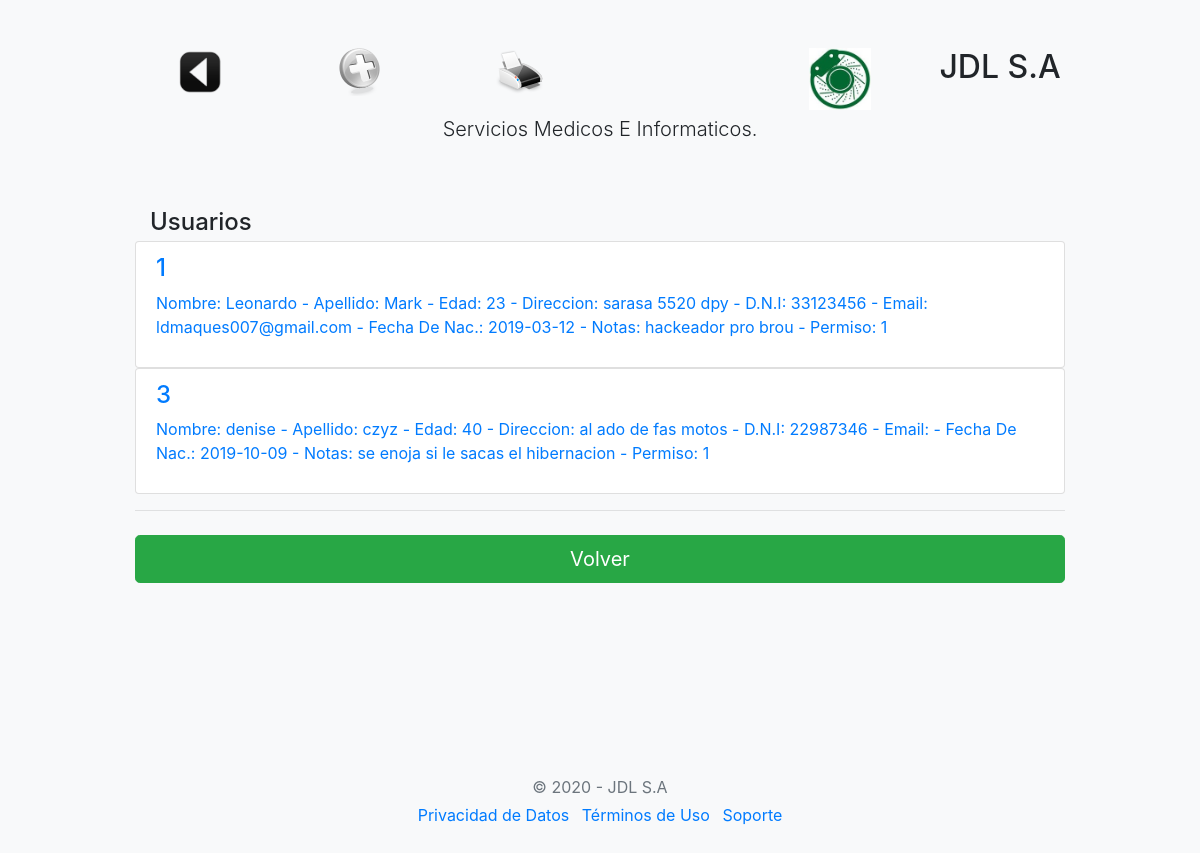
Page /usuarios/index.php on the committed database.
### tables this page shows
CREATE TABLE `usuarios` (
  `id_usuario` int(8) NOT NULL,
  `nombre_usuario` varchar(30) DEFAULT NULL,
  `apellido_usuario` varchar(30) DEFAULT NULL,
  `edad_usuario` int(8) DEFAULT NULL,
  `dni_usuario` varchar(30) DEFAULT NULL,
  `email_usuario` varchar(50) DEFAULT NULL,
  `contraseña_usuario` varchar(50) DEFAULT NULL,
  `domicilio_usuario` varchar(50) DEFAULT NULL,
  `fecha_nac_usuario` date DEFAULT NULL,
  `notas_usuario` varchar(100) DEFAULT NULL,
  `permiso_usuario` int(8) DEFAULT NULL
);

### usuarios/index.php (the view, shortened to what this page needs)
<!doctype html>
<html>
  <head>
	<link rel="stylesheet" href="https://stackpath.bootstrapcdn.com/bootstrap/4.5.0/css/bootstrap.min.css">
    <link href="form-validation.css" rel="stylesheet">
  </head>
  <body class="bg-light">
    <div class="container">
  <div class="py-5 text-center">
  <div class="row">
    <div class="col-sm-2"><h2>
		<img border="0" src="../img/atras.png" width="48" height="48" title="Volver al menú"
		onclick=location.href='../panel/'; onKeyPress=location.href='../panel/'; style='cursor:pointer';/>
	</h2>
	</div>
    <div class="col-sm-2"><h2>
		<img border="0" src="../img/nuevo.png" width="48" height="48" title="Ingresar Usuario"
		onclick=location.href='usuarios.php'; onKeyPress=location.href='usuarios.php';
		style='cursor:pointer';>
	</h2></div>
	<div class="col-sm-2"><h2>
		<img border="0" src="../img/imprimir.png" width="48" height="48" title="Impresión"
		onclick=location.href='listado.php'; onKeyPress=location.href='listado.php';
		style='cursor:pointer';>
	</h2></div>
    <div class="col-sm-2"><h2></h2></div>
  <div class="col-sm-2"><img class="d-block mx-auto mb-1" src="../img/disc.jpg" alt="" width="62" height="62"></div>
  <div class="col-sm-2"><h2>JDL S.A</h2></div>
</div>
    <p class="lead">Servicios Medicos E Informaticos.</p>
  </div>
    <div class="col-md-12 order-md-1">
      <h4 class="mb-1">Usuarios</h4>
	</div>
<?php
   require "../conexion.php";
    $sql = "SELECT * from usuarios order by id_usuario";
	$query = $mysqli->query($sql);
	while($resultado = $query->fetch_assoc()) {
        $usuarios[] = $resultado;
    }
?>
        <div class="list-group">
			<?php
				$long = count($usuarios);
				for($i=0; $i< $long; $i++){
			?>
		<div class="list-group">
    <a 	<?php echo "href=modifica.php?id_usuario=".$usuarios[$i]['id_usuario'];?>
						 class="list-group-item">
				<h4 class="list-group-item-heading"> <?php echo $usuarios[$i]['id_usuario'] ."";?> </h4>
				<p class="list-group-item-text"><?php 	echo "Nombre: " . $usuarios[$i]['nombre_usuario'] ." - Apellido: ";
                            echo $usuarios[$i]['apellido_usuario'] ." - Edad: ";
                            echo $usuarios[$i]['edad_usuario'] ." - Direccion: ";
                            echo $usuarios[$i]['domicilio_usuario'] ." - D.N.I: ";
                            echo $usuarios[$i]['dni_usuario'] ." - Email: ";
                            echo $usuarios[$i]['email_usuario'] ." - Fecha De Nac.: ";
                            echo $usuarios[$i]['fecha_nac_usuario'] ." - Notas: ";
                            echo $usuarios[$i]['notas_usuario'] ." - Permiso: ";
                            echo $usuarios[$i]['permiso_usuario'] ."";
														?></p>
				</a>
    	</div>
	<?php  } ?>
		</div>
        <a href="../panel/">	 <hr class="mb-4">
        <button class="btn btn-success btn-lg btn-block" type="submit">Volver</button>
  <footer class="my-5 pt-5 text-muted text-center text-small"></a>
    </div>
  <footer class="my-5 pt-5 text-muted text-center text-small">
    <p class="mb-1">&copy; 2020 - JDL S.A</p>
   <ul class="list-inline">
      <li class="list-inline-item"><a href="#">Privacidad de Datos</a></li>
      <li class="list-inline-item"><a href="#">Términos de Uso</a></li>
      <li class="list-inline-item"><a href="#">Soporte</a></li>
    </ul>
  </footer>
</body>
</html>

### js/form-validation.css (style rules this page uses)
.container { max-width: 960px; }

### rows in the picture
usuarios: id_usuario "1", nombre_usuario "Leonardo", apellido_usuario "Mark", edad_usuario "23", domicilio_usuario "sarasa 5520 dpy", dni_usuario "33123456", email_usuario "ldmaques007@gmail.com", fecha_nac_usuario "2019-03-12", notas_usuario "hackeador pro brou", permiso_usuario "1"
usuarios: id_usuario "3", nombre_usuario "denise", apellido_usuario "czyz", edad_usuario "40", domicilio_usuario "al ado de fas motos", dni_usuario "22987346", fecha_nac_usuario "2019-10-09", notas_usuario "se enoja si le sacas el hibernacion", permiso_usuario "1"
